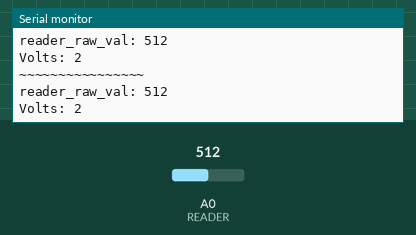
The sketch below on a simulated Arduino Uno, built with avr-gcc and run on an emulated ATmega328P. Shown: the last lines printed to the serial monitor. The inputs (shaded band) are chosen by the test bench; at power-on: A0 (READER) = 512.

Above: at 2.8 s.
2.9 s: A0 (READER) set to 716
At 3.8 s:
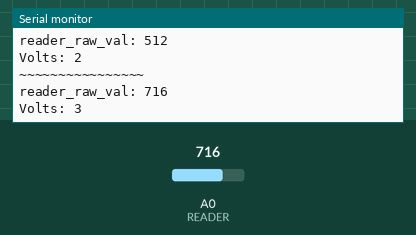
4.4 s: A0 (READER) set to 900
At 5.8 s:
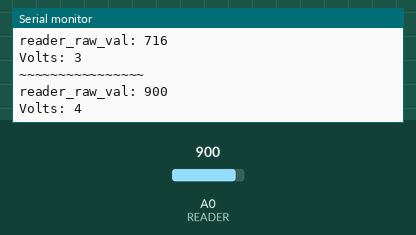
Timing chart, 0 to 7.4 s (numbered marks = the images above; inputs shaded):
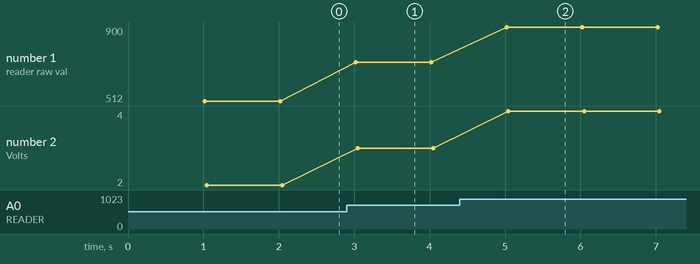

Measured:
- after the input at 2.9 s, the serial monitor: prints a new line after 0.12 s (image 1)
- after the input at 4.4 s, the serial monitor: prints a new line after 0.62 s (image 2)
- plotted number 1: 512 → 716 after the input at 2.9 s, 716 → 900 after the input at 4.4 s
- plotted number 2: 2 → 3 after the input at 2.9 s, 3 → 4 after the input at 4.4 s

The sketch:

analog_pin_reader.ino
```cpp
#define READER A0
#define MAX_ANALOG_PIN_VALUE 1023
#define MAX_ANALOG_PIN_VOLT 5
#define CONVERT_TO_VOLT MAX_ANALOG_PIN_VOLT / MAX_ANALOG_PIN_VALUE
#define TIMEOUT 1000

unsigned long timer;

void setup() {
  Serial.begin(9600);
  pinMode(READER, INPUT);
}

void loop() {
  if(millis() - timer > TIMEOUT) {
    timer = millis();
    Serial.println("~~~~~~~~~~~~~~~~");
    int reader_raw_val = analogRead(READER);
    Serial.print("reader_raw_val: ");
    Serial.println(reader_raw_val);
    Serial.print("Volts: ");
    Serial.println(reader_raw_val * CONVERT_TO_VOLT);
  }
}
```
